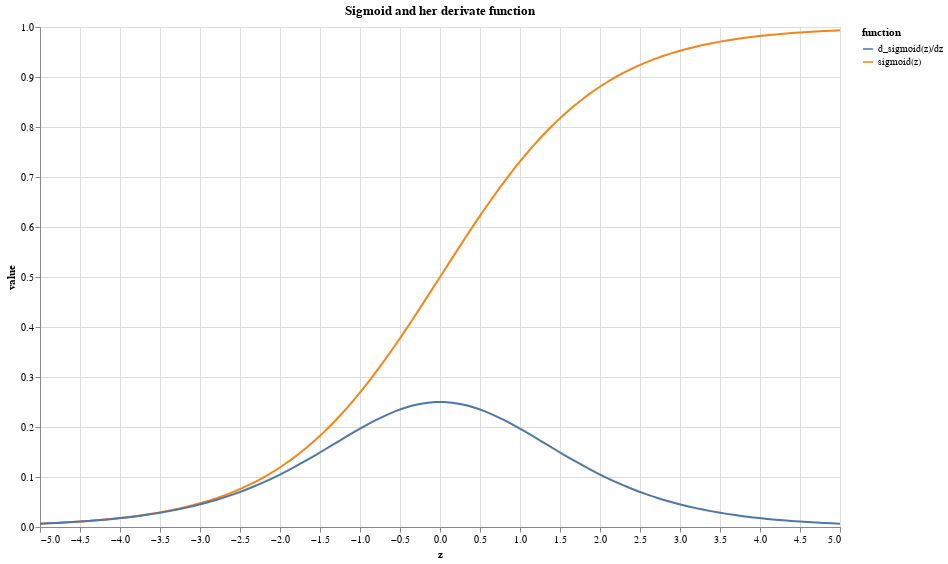

The code cell stored with this chart in its notebook:
### Code cell
alt.Chart(sigmoid_dz_df).mark_line().encode(
    x="z:Q",
    y="value:Q",
    color="function:N"
).properties(
    title="Sigmoid and her derivate function",
    width=800,
    height=500
)

### Figure 1 — Vega-Lite specification as saved in the notebook (floating-point values rounded to 4 significant figures; data arrays with more than 128 entries replaced by an {"elided": "..."} marker saying what was removed)
{"$schema": "https://vega.github.io/schema/vega-lite/v2.6.0.json", "config": {"view": {"height": 300, "width": 400}}, "data": {"name": "data-74d19d1b308958684d31ff006b7d4240"}, "datasets": {"data-74d19d1b308958684d31ff006b7d4240": {"elided": "200 records"}}, "encoding": {"color": {"field": "function", "type": "nominal"}, "x": {"field": "z", "type": "quantitative"}, "y": {"field": "value", "type": "quantitative"}}, "height": 500, "mark": "line", "title": "Sigmoid and her derivate function", "width": 800}
